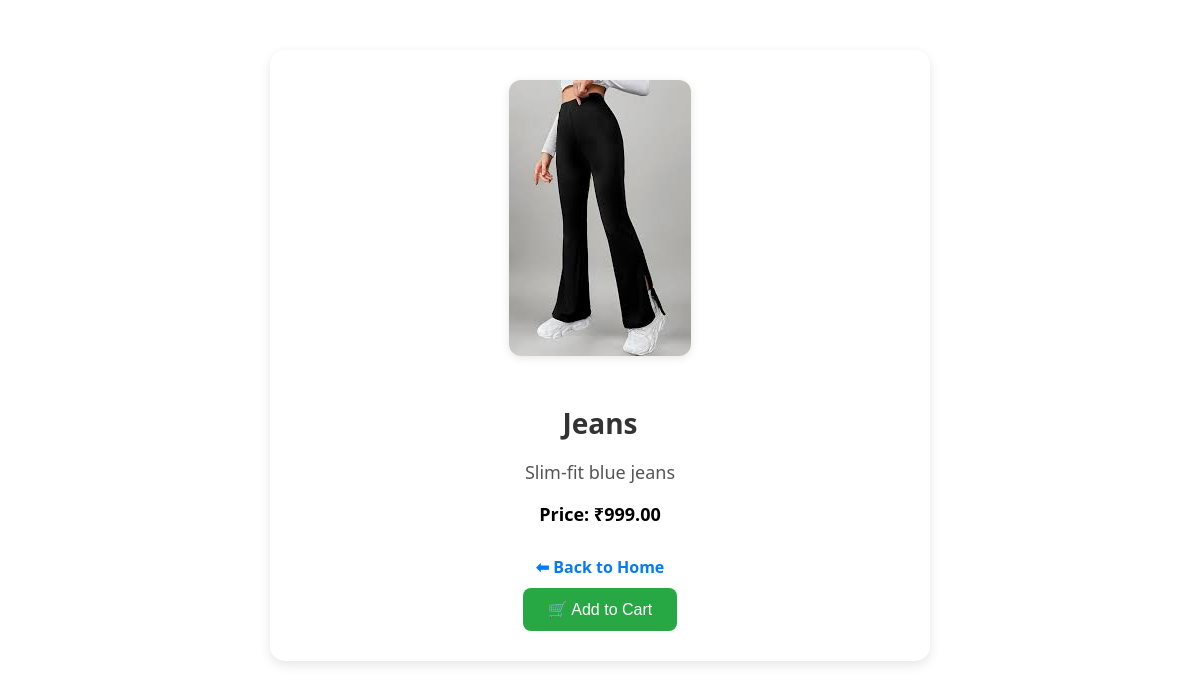
Screenshot of /product/2/ with the database file from the repository.
### store/models.py (models this page shows)
class Product(models.Model):
    name = models.CharField(max_length=100)
    price = models.DecimalField(max_digits=8, decimal_places=2)
    description = models.TextField(blank=True)
    image = models.ImageField(upload_to='products/', null=True, blank=True)
    def __str__(self):
        return self.name

### store/views.py (the view)
# urls.py: path('product/<int:product_id>/', views.product_detail, name='product_detail'),
def product_detail(request, product_id):
    print("product_id:", product_id)
    product = get_object_or_404(Product, id=product_id)
    print("product:", product)
    return render(request, 'store/product_detail.html', {'product': product})

### store/templates/store/product_detail.html (shortened to what this page needs)
{% extends 'store/base.html' %}
{% block content %}
<div class="product-detail">
    {% if product.image %}
        <img src="{{ product.image.url }}" alt="{{ product.name }}">
    {% endif %}
    <h2>{{ product.name }}</h2>
    <p>{{ product.description }}</p>
    <p><strong>Price: ₹{{ product.price }}</strong></p>
    <a href="{% url 'home' %}">⬅ Back to Home</a>
    <form method="post" action="{% url 'add_to_cart' product.id %}">
        <button type="submit">🛒 Add to Cart</button>
    </form>
</div>
{% endblock %}

### store/templates/store/product_detail.html (style rules this page uses)
.product-detail { max-width: 600px; margin: 50px auto; padding: 30px; background-color: #fff; border-radius: 15px; box-shadow: 0 4px 12px rgba(0, 0, 0, 0.1); text-align: center; font-family: 'Segoe UI', Tahoma, Geneva, Verdana, sans-serif; }
.product-detail img { max-width: 100%; border-radius: 12px; margin-bottom: 20px; box-shadow: 0 2px 8px rgba(0,0,0,0.1); }
.product-detail h2 { font-size: 28px; margin-bottom: 10px; color: #333; }
.product-detail p { font-size: 18px; color: #555; margin-bottom: 10px; }
.product-detail strong { color: #000; }
.product-detail a { display: inline-block; margin: 20px 0 10px; text-decoration: none; color: #007bff; font-weight: 600; }
.product-detail button { background-color: #28a745; color: #fff; border: none; padding: 12px 25px; border-radius: 8px; font-size: 16px; cursor: pointer; transition: background-color 0.3s ease; }

### rows the page displays
Product: image (picture), name "Jeans", description "Slim-fit blue jeans", price "999.00"
